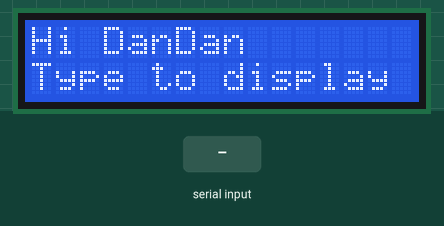
Recording of a sketch running on a simulated Arduino Uno, built with avr-gcc and run on an emulated ATmega328P. On the bench: 16×2 character LCD. The inputs (shaded band) are chosen by the test bench.

Above: at 6.3 s.
6.4 s: "1" received over Serial
At 7.6 s:
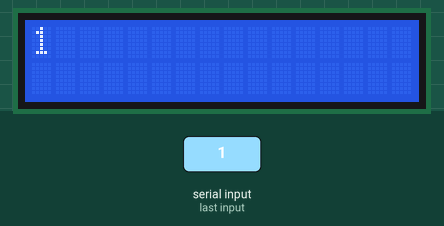
8.0 s: "0" received over Serial
At 8.8 s:
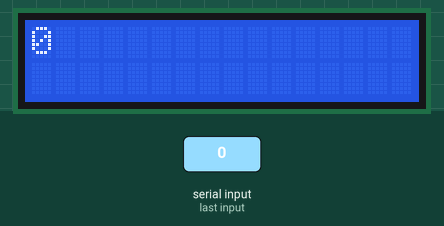
9.6 s: "2" received over Serial
At 10.0 s:
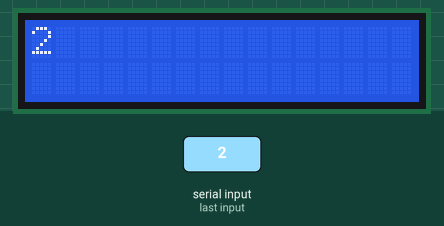
Timing chart, 0 to 12.6 s (numbered marks = the images above; inputs shaded):
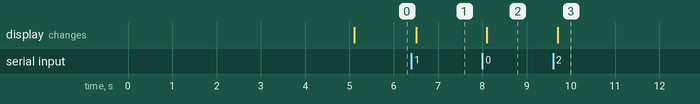

The sketch:

hello-test.ino
```cpp
/* Test for 16 character 2 line I2C Display  */

#include <Wire.h>  // Comes with Arduino IDE
#include <LiquidCrystal_I2C.h>

LiquidCrystal_I2C lcd(0x27, 2, 1, 0, 4, 5, 6, 7, 3, POSITIVE);  // Set the LCD I2C address


void setup()   /*----( SETUP: RUNS ONCE )----*/
{
  Serial.begin(9600);  // Used to type in characters
  lcd.begin(16,2);   // initialize the lcd for 16 chars 2 lines, turn on backlight
  lcd.clear();
  lcd.setCursor(0,0); //Start at character 4 on line 0
  lcd.print("Hello Dan");
  lcd.setCursor(0,1);
  lcd.print("Testing 1 2 3");
  delay(5000);


// Wait and then tell user they can start the Serial Monitor and type in characters to
// Display. (Set Serial Monitor option to "No Line Ending")

  lcd.setCursor(0,0); //Start at character 0 on line 0
  lcd.print("Hi Dan");
  lcd.setCursor(0,1);
  lcd.print("Type to display");


}


void loop()   /*----( LOOP: RUNS CONSTANTLY )----*/
{
  {
    // when characters arrive over the serial port...
    if (Serial.available()) {
      // wait a bit for the entire message to arrive
      delay(100);
      // clear the screen
      lcd.clear();
      // read all the available characters
      while (Serial.available() > 0) {
        // display each character to the LCD
        lcd.write(Serial.read());
      }
    }
  }

}/* --(end main loop )-- */


/* ( THE END ) */
```

Measured:
- after the input at 6.4 s, the display: changes after 0.10 s (image 1)
- after the input at 8.0 s, the display: changes after 0.10 s (image 2)
- after the input at 9.6 s, the display: changes after 0.10 s (image 3)
